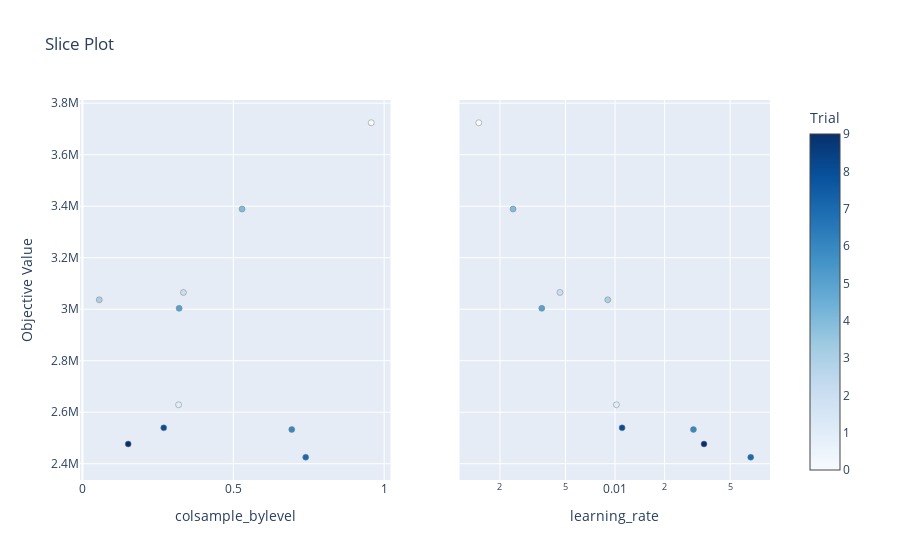

The code cell stored with this chart in its notebook:
### Markdown cell above
Линии, показывающие рост целевой функции сосредоточены в определенной области графика.

### Code cell
# График среза
slice_plot = optuna.visualization.plot_slice(study, params=["learning_rate", "colsample_bylevel"])
slice_plot.show() 

plt.savefig(f"{OP_ASSETS}/slice_plot.png")

### Figure 1 — Plotly figure (JSON) as saved in the notebook; plotly's stock layout.template omitted (floating-point values rounded to 4 significant figures)
{"data": [{"marker": {"color": [0, 1, 2, 3, 4, 5, 6, 7, 8, 9], "colorbar": {"title": {"text": "Trial"}, "x": 1, "xpad": 40}, "colorscale": [[0, "rgb(247,251,255)"], [0.125, "rgb(222,235,247)"], [0.25, "rgb(198,219,239)"], [0.375, "rgb(158,202,225)"], [0.5, "rgb(107,174,214)"], [0.625, "rgb(66,146,198)"], [0.75, "rgb(33,113,181)"], [0.875, "rgb(8,81,156)"], [1, "rgb(8,48,107)"]], "line": {"color": "Grey", "width": 0.5}, "showscale": true}, "mode": "markers", "name": "Feasible Trial", "showlegend": false, "type": "scatter", "x": [0.9571, 0.3186, 0.3346, 0.05572, 0.5291, 0.3204, 0.6937, 0.74, 0.2693, 0.1515], "xaxis": "x", "y": [3724000.0, 2629000.0, 3065000.0, 3036000.0, 3389000.0, 3003000.0, 2533000.0, 2425000.0, 2539000.0, 2476000.0], "yaxis": "y"}, {"marker": {"color": [0, 1, 2, 3, 4, 5, 6, 7, 8, 9], "colorbar": {"title": {"text": "Trial"}, "x": 1, "xpad": 40}, "colorscale": [[0, "rgb(247,251,255)"], [0.125, "rgb(222,235,247)"], [0.25, "rgb(198,219,239)"], [0.375, "rgb(158,202,225)"], [0.5, "rgb(107,174,214)"], [0.625, "rgb(66,146,198)"], [0.75, "rgb(33,113,181)"], [0.875, "rgb(8,81,156)"], [1, "rgb(8,48,107)"]], "line": {"color": "Grey", "width": 0.5}, "showscale": false}, "mode": "markers", "name": "Feasible Trial", "showlegend": false, "type": "scatter", "x": [0.001487, 0.01019, 0.004628, 0.009027, 0.002401, 0.003588, 0.02992, 0.06667, 0.01103, 0.03469], "xaxis": "x2", "y": [3724000.0, 2629000.0, 3065000.0, 3036000.0, 3389000.0, 3003000.0, 2533000.0, 2425000.0, 2539000.0, 2476000.0], "yaxis": "y2"}], "layout": {"title": {"text": "Slice Plot"}, "xaxis": {"anchor": "y", "domain": [0, 0.45], "title": {"text": "colsample_bylevel"}}, "xaxis2": {"anchor": "y2", "domain": [0.55, 1], "title": {"text": "learning_rate"}, "type": "log"}, "yaxis": {"anchor": "x", "domain": [0, 1], "title": {"text": "Objective Value"}}, "yaxis2": {"anchor": "x2", "domain": [0, 1], "matches": "y", "showticklabels": false}}}
